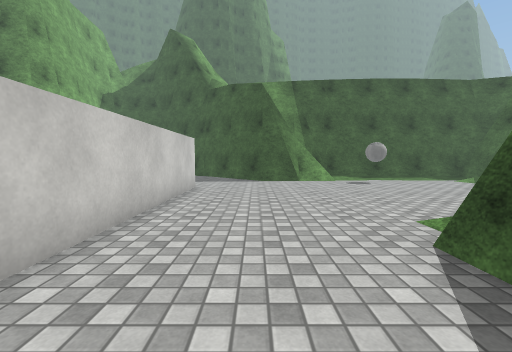
[1] (above)

17 first-person views from a walk through a Unity game level. The camera is 1.2 m above the floor, tilts 4° down and sees 90° across. The floor is counted in squares, 1 m on a side. Each view is taken from the middle of a square. On the plan, view 1 faces up. The plan holds only what a view shows up to about 12 squares ahead; the rest is blank. The place goes on beyond the plan. The player character is not drawn. Some animated figures are not drawn. Surface patterns are stand-ins for the level's own textures.

[2]
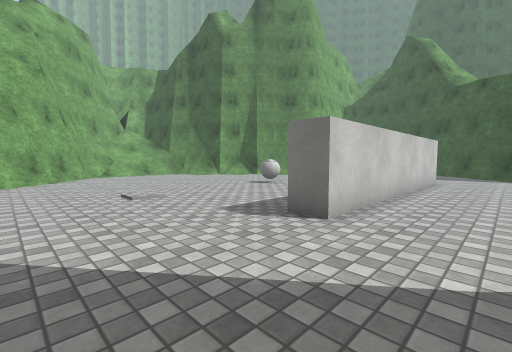

[3]
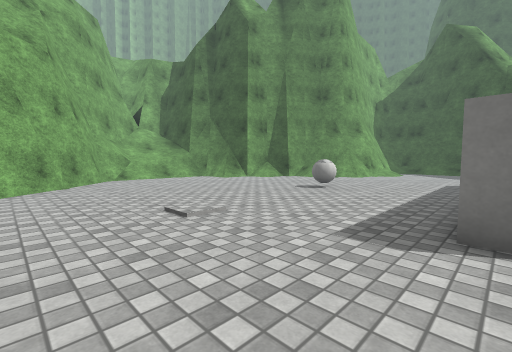

[4]
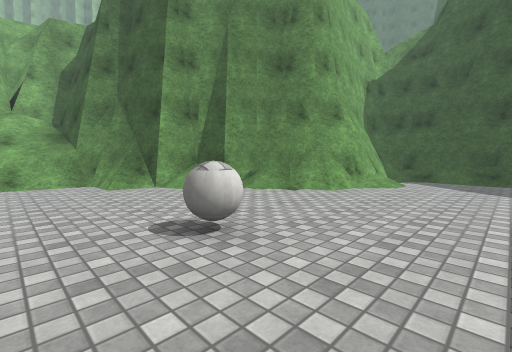

[5]
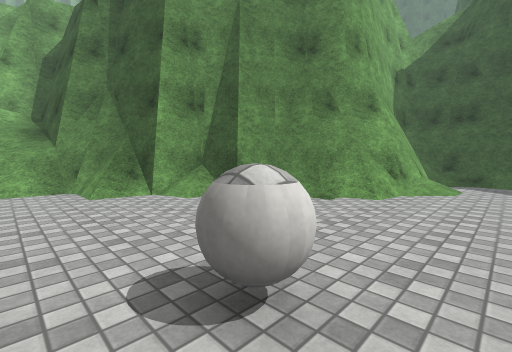

[6]
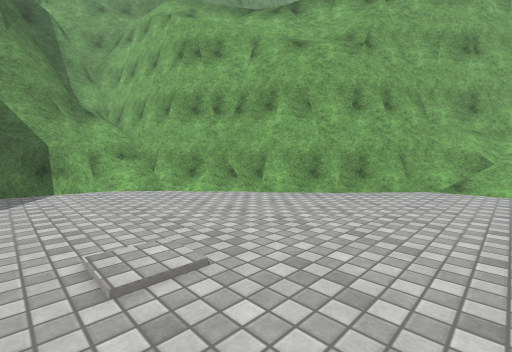

[7]
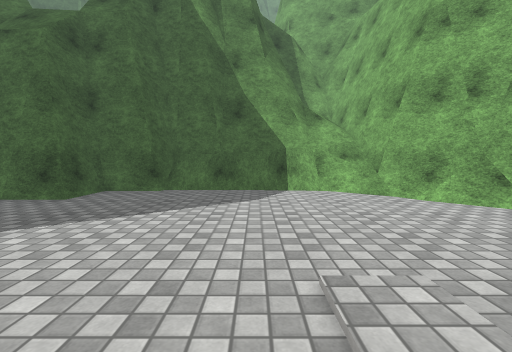

[8]
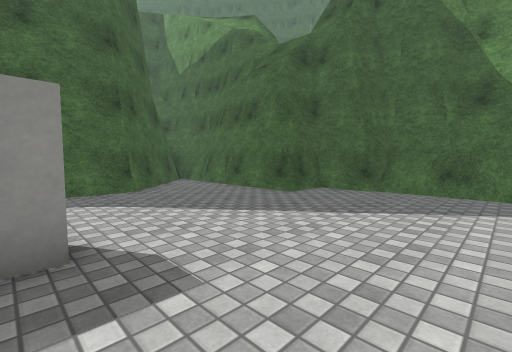

[9]
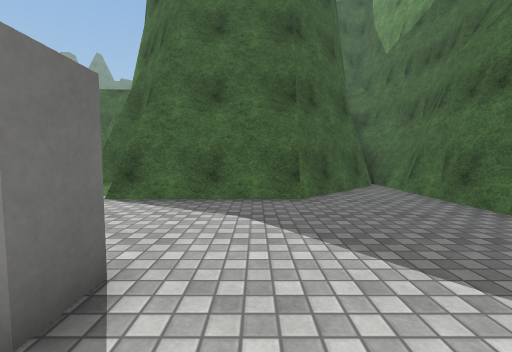

[10]
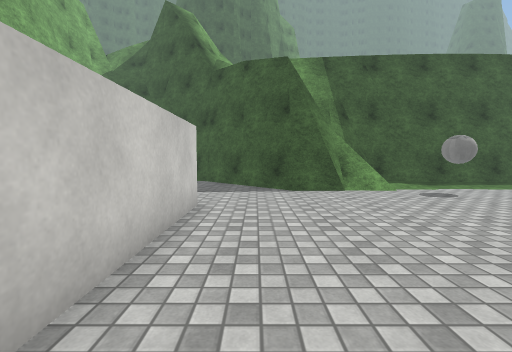

[11]
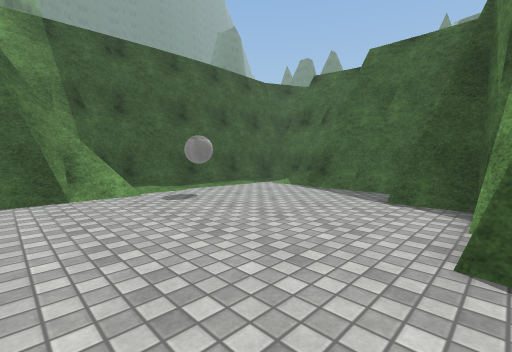

[12]
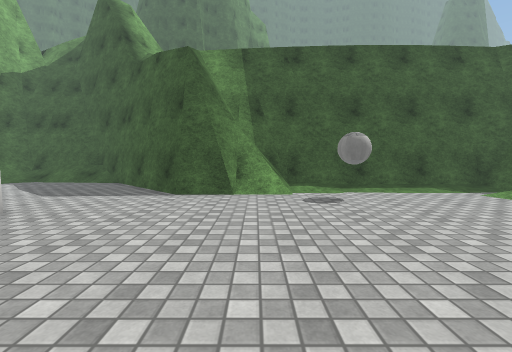

[13]
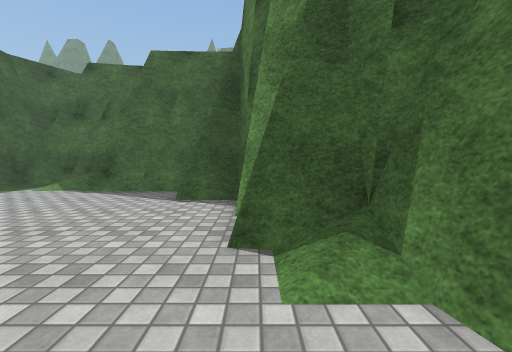

[14]
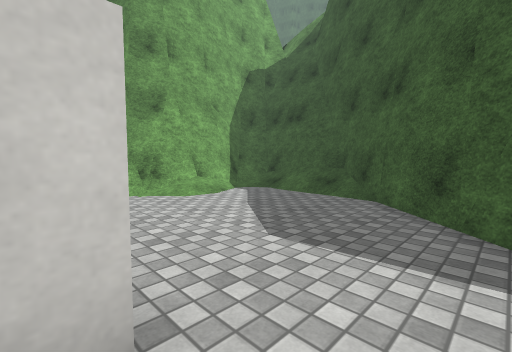

[15]
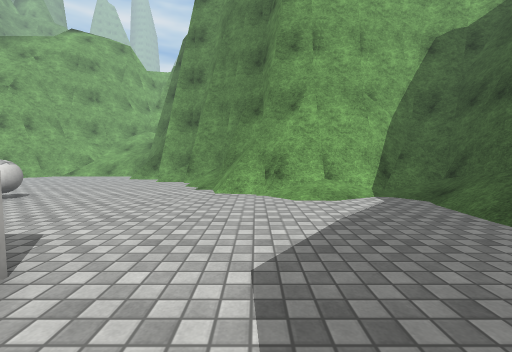

[16]
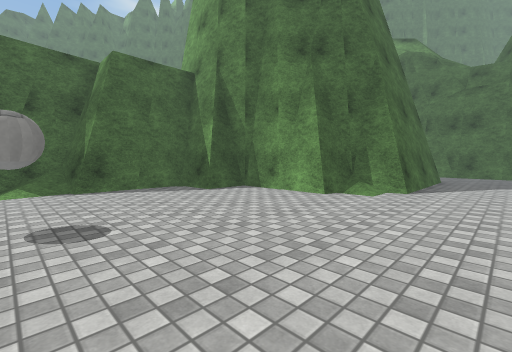

[17]
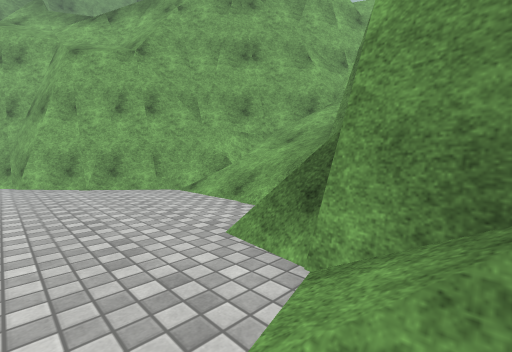

### Floor plan
Key: @ floor where view 1 was taken; # wall or solid block; . main floor; : floor 0.25 m higher than the main floor; / step, stairs or slope; = window, fence, low wall or low ledge; B ball; O other object.
Columns run from 23 left of view 1 to 12 right of it. Each row starts with its distance up from view 1.
 20            ########
 19             #====###
 18            ###/////##
 17              #/.....##
 16              #/......##   ##########
 15              #/.......#####=:...::.#
 14             ##/........####=.......#
 13            ###...............B..../#
 12          ####=..................../#
 11          #///....................=##
 10         ##//........#............=#
  9        ##/..........#............=#
  8       ###/..........#............##
  7     ####............#...........###
  6 ######==......BB....#...........#
  5 #/////........BB....#.......#####
  4 #/////..............#......O#
  3 #/////..............#.....###
  2 ##////..............#.....#
  1  ##/=/..............#.....#
  0   ####.................@..#
 -1     ###...................#
 -2       ##..................#
 -3        ##.................##
 -4         ##.................##
 -5          ##.................##
 -6          ##=.................#
 -7           ##..........########
 -8            #=#........#      #
 -9            ##=//////###
-10            ##===#####
-11             ######

Positions as (right, up) in squares from view 1, and headings:
1: (0, 0), facing up
2: (0, -4), facing up-left
3: (-3, -4), facing up-left
4: (-5, 3), facing up-left
5: (-7, 4), facing up-left
6: (-7, 2), facing down-left
7: (-7, 1), facing down
8: (-7, 1), facing down-right
9: (-5, -1), facing right
10: (-1, 4), facing up
11: (1, 5), facing up-right
12: (3, 5), facing up
13: (1, 5), facing right
14: (-1, 10), facing up-left
15: (-1, 13), facing left
16: (0, 13), facing down-right
17: (-13, 9), facing down-left
